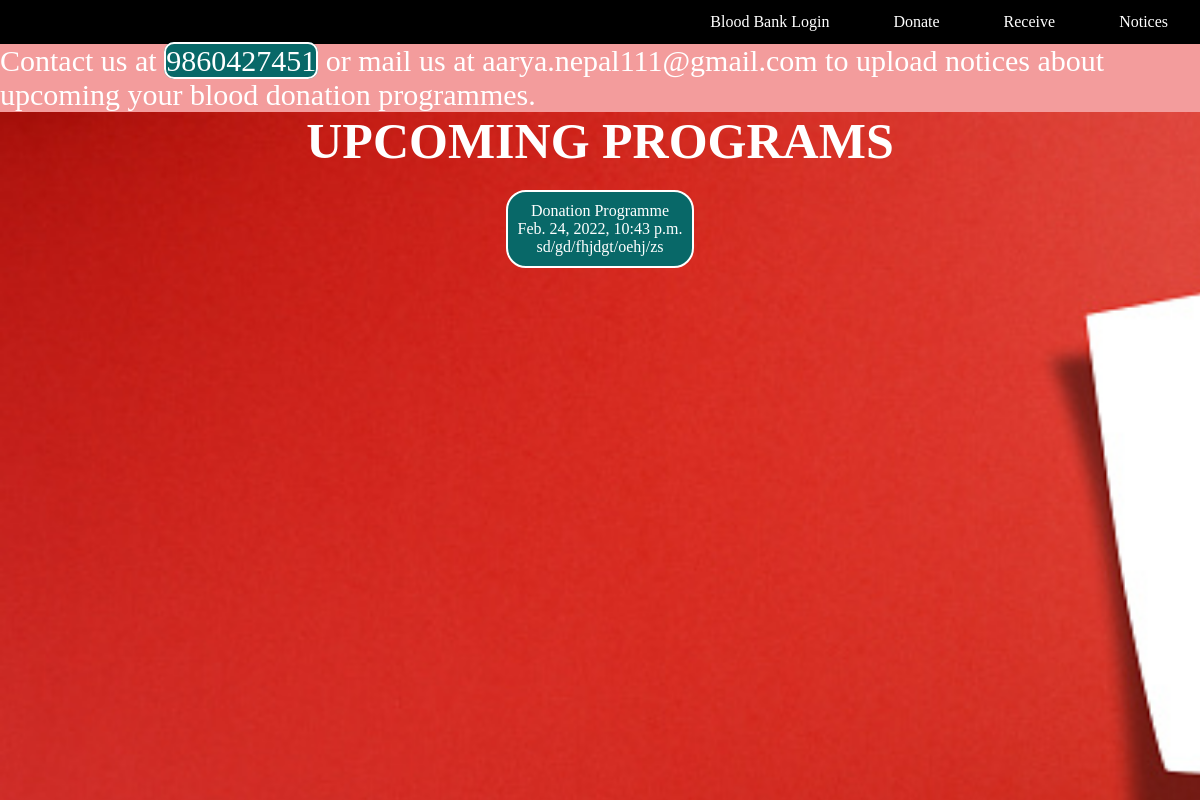
The page / on the database its author committed.
### home/models.py (models this page shows)
class Notice(models.Model):
    name=models.CharField(max_length=120)
    time=models.DateTimeField(default=datetime.now)
    description=models.TextField(blank=True)

### home/views.py (the view)
# urls.py: path("",views.index, name='home'),
def index(request):
    notice_list=Notice.objects.all()
    return render(request,'index.html',{'notice_list':notice_list})

### templates/index.html (shortened to what this page needs)
{% extends 'base.html' %}
{% block body %}
<div>
  <p style="font-size: 30px;background-color: rgb(243, 156, 156); color: white;">Contact us at <a href="tel:9860427451" style="text-decoration: none; color: white; border: 2px solid white; border-radius: 10px;background-color: rgb(8, 104, 104);">9860427451</a> or mail us at aarya.nepal111@gmail.com to upload notices about upcoming your blood donation programmes.</p>
</div>
<div style=" color: white; text-align: center;  min-height:100vh; width: 100%;background-image: url('static/bb.jpg');background-size: cover; position:fixed;background-repeat: no-repeat; z-index: -1;">
<div style="text-align: center; margin: auto; width: auto;">
  <h1 style="color: white; font-size: 50px;" >UPCOMING PROGRAMS</h1>
{% for x in notice_list %}
<ul style="color: white; background-color: rgb(8, 104, 104);margin: 20px 20px; text-align: center; list-style: none; border: 2px solid white; border-radius: 20px; display:inline-block; padding: 10px 10px;">
<li> {{ x.name }} </li>
<li> {{ x.time }} </li>
<li> {{ x.description }} </li>
</ul>
</div>
{% endfor %}
</div>
{% endblock body %}

### static/index.css (style rules this page uses)
* { margin: 0; padding: 0; }

### rows shown on the page
Notice: name "Donation Programme", time "Feb. 24, 2022, 10:43 p.m.", description "sd/gd/fhjdgt/oehj/zs"
